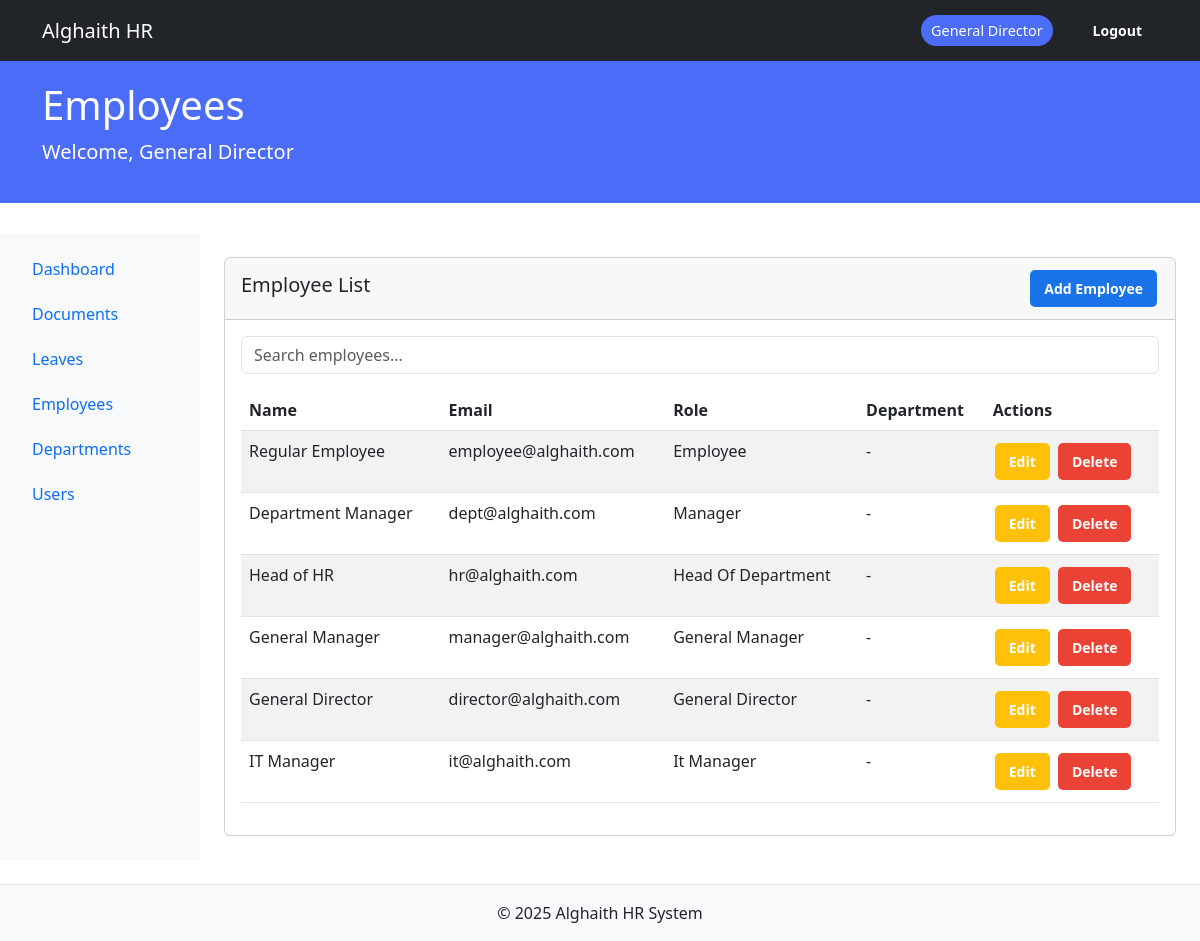
Page /dashboard/employee-summary (signed in) on the committed database.
### core/models.py (models this page shows, shortened)
class User(db.Model, UserMixin):
    __tablename__ = 'users'
    id = db.Column(db.Integer, primary_key=True)
    email = db.Column(db.String(120), unique=True, nullable=False, index=True)
    password_hash = db.Column(db.String(200), nullable=False)
    name = db.Column(db.String(100), nullable=False)
    role = db.Column(db.String(50), nullable=False)   # General Director, IT Manager, etc.
    avatar = db.Column(db.String(255), nullable=True)  # <-- updated: now nullable and bigger
    access_code = db.Column(db.String(20), unique=True, nullable=False)
    employee_id = db.Column(db.Integer, db.ForeignKey('employees.id'))  # Link to Employee
    created_at = db.Column(db.DateTime, default=datetime.utcnow)
    last_login = db.Column(db.DateTime)
    login_count = db.Column(db.Integer, default=0)
    is_active = db.Column(db.Boolean, default=True, nullable=False)
    employee = db.relationship('Employee', back_populates='user', uselist=False)
    documents = db.relationship('UserDocument', back_populates='user', cascade="all, delete-orphan")
    folders_created = db.relationship('Folder', back_populates='creator', cascade="all, delete-orphan")
    activities = db.relationship('ActivityLog', back_populates='user', cascade="all, delete-orphan")
    approved_requests = db.relationship('LeaveRequest', back_populates='approver', foreign_keys='LeaveRequest.approver_id')
    @property
    def is_authenticated(self):
        return True

### modules/dashboard/routes.py (the view)
@dashboard_bp.route('/employee-summary')
@login_required
@role_required(['it_manager', 'general_director'])
def employee_summary():
    employees = User.query.order_by(User.created_at.desc()).all()
    return render_template('dashboard/partials/employee_summary.html', employees=employees)

### modules/auth/forms.py
class LogoutForm(FlaskForm):
    submit = SubmitField('Logout')

### app.py (called while the page is built)
def create_app():
    app = Flask(__name__)
    env = os.environ.get('FLASK_ENV', 'development')
    if env == 'production':
        app.config.from_object('config.ProductionConfig')
    else:
        app.config.from_object('config.DevelopmentConfig')
    db.init_app(app)
    migrate.init_app(app, db)
    login_manager.init_app(app)
    login_manager.login_view = 'auth.login'
    csrf = CSRFProtect()
    csrf.init_app(app)
    app.config['SECRET_KEY'] = app.config.get('SECRET_KEY') or 'mqM_nXhDHOYlb0T8E9bT4c7XCLiDImpINnVHFmCLR-Q'
    from modules.auth.forms import LogoutForm
    @app.context_processor
    def inject_logout_form():
        return dict(logout_form=LogoutForm())
    register_blueprints(app)
    with app.app_context():
        db.create_all()
        initialize_database()
    return app

@login_manager.user_loader
def load_user(user_id):
    from core.models import User
    return db.session.get(User, int(user_id))

### templates/dashboard/partials/employee_summary.html (shortened to what this page needs)
{% extends "dashboard/base_dashboard.html" %}
{% block dashboard_title %}Employees{% endblock %}
{% block dashboard_content %}
<div class="card">
  <div class="card-header d-flex justify-content-between align-items-center">
    <h5>Employee List</h5>
    <a href="{{ url_for('dashboard.employee_create') }}" class="btn btn-primary btn-sm">Add Employee</a>
  </div>
  <div class="card-body">
    <input class="form-control mb-3" id="searchInput" type="text" placeholder="Search employees...">
    <table class="table table-striped table-hover" id="employeeTable">
      <thead>
        <tr>
          <th>Name</th>
          <th>Email</th>
          <th>Role</th>
          <th>Department</th>
          <th>Actions</th>
        </tr>
      </thead>
      <tbody>
        {% for emp in employees %}
        <tr>
          <td>{{ emp.name }}</td>
          <td>{{ emp.email }}</td>
          <td>{{ emp.role|replace('_',' ')|title }}</td>
          <td>{{ emp.department.name if emp.department else '-' }}</td>
          <td>
            <a href="{{ url_for('dashboard.employee_edit', id=emp.id) }}" class="btn btn-sm btn-warning">Edit</a>
            <form method="POST" action="{{ url_for('dashboard.employee_delete', id=emp.id) }}" style="display:inline;">
              <button type="submit" class="btn btn-sm btn-danger" onclick="return confirm('Are you sure you want to delete this employee?')">Delete</button>
            </form>
          </td>
        </tr>
        {% endfor %}
      </tbody>
    </table>
  </div>
</div>
{% endblock %}

### templates/dashboard/base_dashboard.html (shortened to what this page needs)
<!DOCTYPE html>
<html lang="en">
<head>
    <link href="https://cdn.jsdelivr.net/npm/bootstrap@5.3.0/dist/css/bootstrap.min.css" rel="stylesheet">
    <link rel="stylesheet" href="{{ url_for('static', filename='css/styles.css') }}">
</head>
<body>
    <nav class="navbar navbar-expand-lg navbar-dark bg-dark">
        <div class="container">
            <a class="navbar-brand" href="
                {% if current_user.role.lower() == 'general_director' %}
                    {{ url_for('dashboard.director_dashboard') }}
                {% elif current_user.role.lower() == 'it_manager' %}
                    {{ url_for('dashboard.it_manager_dashboard') }}
                {% else %}
                    {{ url_for('dashboard.role_dashboard') }}
                {% endif %}
            ">Alghaith HR</a>
            <div class="d-flex align-items-center">
                <span class="role-indicator me-3">{{ current_user.role|replace('_', ' ')|title }}</span>
                {% if current_user.is_authenticated %}
                <form method="post" action="{{ url_for('auth.logout') }}" class="ms-2 d-inline">
                    <button type="submit" class="btn btn-sm btn-outline-light">Logout</button>
                </form>
                {% endif %}
            </div>
        </div>
    </nav>
    <div class="role-header">
        <div class="container">
            <h1>{% block dashboard_title %}Dashboard{% endblock %}</h1>
            <p class="lead">Welcome, {{ current_user.name }}</p>
        </div>
    </div>
    <div class="container-fluid">
        <div class="row">
            {% if current_user.is_authenticated %}
            <div class="col-md-2 bg-light sidebar p-3">
                <ul class="nav flex-column">
                    <li class="nav-item">
                        <a class="nav-link" href="
                            {% if current_user.role.lower() == 'general_director' %}
                                {{ url_for('dashboard.director_dashboard') }}
                            {% elif current_user.role.lower() == 'it_manager' %}
                                {{ url_for('dashboard.it_manager_dashboard') }}
                            {% else %}
                                {{ url_for('dashboard.role_dashboard') }}
                            {% endif %}
                        ">Dashboard</a>
                    </li>
                    <li class="nav-item"><a class="nav-link" href="{{ url_for('docs.list_documents') }}">Documents</a></li>
                    <li class="nav-item"><a class="nav-link" href="{{ url_for('leave.my_requests') }}">Leaves</a></li>
                    <li class="nav-item"><a class="nav-link" href="{{ url_for('dashboard.employee_summary') }}">Employees</a></li>
                    <li class="nav-item"><a class="nav-link" href="{{ url_for('dashboard.department_summary') }}">Departments</a></li>
                    <li class="nav-item"><a class="nav-link" href="{{ url_for('dashboard.user_management') }}">Users</a></li>
                </ul>
            </div>
            <div class="col-md-10 main-content p-4">
                {% block dashboard_content %}{% endblock %}
            </div>
            {% else %}
            <div class="col-12 main-content p-4">
                <p>Please log in to access the system.</p>
            </div>
            {% endif %}
        </div>
    </div>
    <footer class="text-center mt-4 p-3 bg-light border-top">
        &copy; 2025 Alghaith HR System
    </footer>
</body>
</html>

### static/css/styles.css (style rules this page uses)
.btn, .btn-cancel, .btn-delete { display: inline-block; padding: 8px 14px; margin: 4px 2px; border: none; border-radius: 5px; cursor: pointer; font-weight: 600; text-align: center; font-size: 14px; transition: all 0.2s ease-in-out; text-decoration: none; color: white; }
.btn-primary { background-color: #1a73e8; }
.btn-danger, .btn-delete { background-color: #ea4335; }

### templates/dashboard/base_dashboard.html (style rules this page uses)
:root { --role-color: #4a6cf7; }
.role-header { background: var(--role-color); color: white; padding: 20px 0; margin-bottom: 30px; }
.role-indicator { background: var(--role-color); color: white; padding: 5px 10px; border-radius: 20px; font-size: 0.9rem; }
.sidebar .nav-link { margin-bottom: 5px; }

### rows in the picture
User: role "General Director", name "General Director", email "director@alghaith.com", department "-"
User: name "Regular Employee", email "employee@alghaith.com", role "Employee", department "-"
User: name "Department Manager", email "dept@alghaith.com", role "Manager", department "-"
User: name "Head of HR", email "hr@alghaith.com", role "Head Of Department", department "-"
User: name "General Manager", email "manager@alghaith.com", role "General Manager", department "-"
User: name "IT Manager", email "it@alghaith.com", role "It Manager", department "-"
